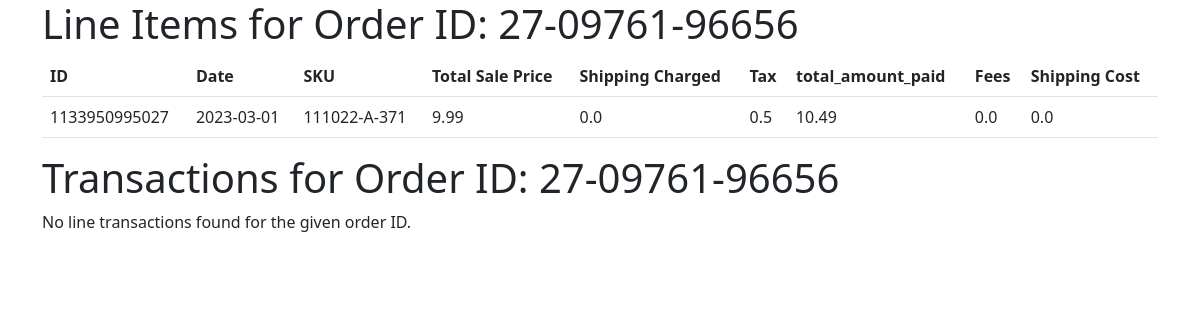
The page /order_line_items/27-09761-96656 on the database its author committed.
### models.py (models this page shows)
class LineItem(db.Model):
    __tablename__ = 'line_items'
    id = db.Column(db.Integer, primary_key=True)
    line_item_id = db.Column(db.String, nullable=False, unique=True)
    transaction_date = db.Column(db.Date, nullable=False)
    sku = db.Column(db.String, default=None)
    shipping_cost = db.Column(db.Float, nullable=False, default=0.00)
    total_sale_price = db.Column(db.Float, nullable=False, default=0.00)
    shipping_charged = db.Column(db.Float, nullable=False, default=0.00)
    tax = db.Column(db.Float, nullable=False, default=0.00)
    total_amount_paid = db.Column(db.Float, nullable=False, default=0.00)
    fees = db.Column(db.Float, nullable=False, default=0.00)
    order_id = db.Column(db.String, db.ForeignKey('orders.order_id'), nullable=False)

### app.py (the view)
@app.route('/order_line_items/<order_id>')
def display_order_line_items(order_id):
    line_items = LineItem.query.filter_by(order_id=order_id).all()
    transactions = Transaction.query.filter_by(order_id=order_id).all()
    print(transactions)
    return render_template('display_order_line_items.html', line_items=line_items or [], transactions=transactions or [], order_id=order_id)

### templates/display_order_line_items.html
{% extends "base.html" %}
{% block content %}
    <h1>Line Items for Order ID: {{ order_id }}</h1>
    {% if line_items %}
        <table class="table">
            <thead>
                <tr>
                    <th scope="col">ID</th>
                    <th scope="col">Date</th>
                    <th scope="col">SKU</th>
                    <th scope="col">Total Sale Price</th>
                    <th scope="col">Shipping Charged</th>
                    <th scope="col">Tax</th>
                    <th scope="col">total_amount_paid</th>
                    <th scope="col">Fees</th>
                    <th scope="col">Shipping Cost</th>
                </tr>
            </thead>
            <tbody>
                {% for line_item in line_items %}
                    <tr>
                        <td>{{ line_item.line_item_id }}</td>
                        <td>{{ line_item.transaction_date }}</td>
                        <td>{{ line_item.sku }}</td>
                        <td>{{ line_item.total_sale_price }}</td>
                        <td>{{ line_item.shipping_charged }}</td>
                        <td>{{ line_item.tax }}</td>
                        <td>{{ line_item.total_amount_paid }}</td>
                        <td>{{ line_item.fees }}</td>
                        <td>{{ line_item.shipping_cost }}</td>
                    </tr>
                {% endfor %}
            </tbody>
        </table>
    {% else %}
        <p>No line items found for the given order ID.</p>
    {% endif %}
    <h1> Transactions for Order ID: {{ order_id }}</h1>
    {% if transactions %}
        <table class="table">
            <thead>
                <tr>
                    <th scope="col">ID</th>
                    <th scope="col">Date</th>
                    <th scope="col">Type</th>
                    <th scope="col">Amount</th>
                    <th scope="col">Booking_Entry</th>
                </tr>
            </thead>
            <tbody>
                {% for transaction in transactions %}
                    <tr>
                        <td>{{ transaction.transaction_id }}</td>
                        <td>{{ transaction.transaction_date }}</td>
                        <td>{{ transaction.transaction_type }}</td>
                        <td>{{ transaction.amount }}</td>
                        <td>{{ transaction.booking_entry }}</td>
                    </tr>
                {% endfor %}
            </tbody>
        </table>
    {% else %}
        <p>No line transactions found for the given order ID.</p>
    {% endif %}
{% endblock %}

### rows shown on the page
LineItem: line_item_id "1133950995027", transaction_date "2023-03-01", sku "111022-A-371", total_sale_price "9.99", shipping_charged "0.0", tax "0.5", total_amount_paid "10.49", fees "0.0", shipping_cost "0.0"

### other values the page prints
{{ order_id }} "27-09761-96656"
